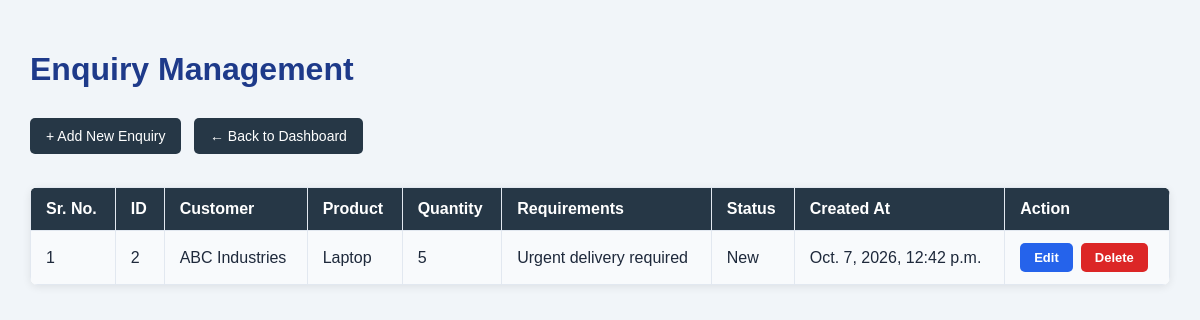
Screenshot of /api/enquiries/ (signed in) with the database file from the repository.
### manufacturing/models.py (models this page shows, shortened)
class Enquiry(models.Model):
    customer = models.ForeignKey(
        Customer,
        on_delete=models.CASCADE
    )
    product = models.ForeignKey(
        Product,
        on_delete=models.CASCADE
    )
    quantity = models.IntegerField(default=1)
    requirements = models.TextField(blank=True)
    status = models.CharField(max_length=50, default='New')
    created_at = models.DateTimeField(auto_now_add=True)

class Customer(models.Model):
    name = models.CharField(max_length=100)
    email = models.EmailField(blank=True)
    phone = models.CharField(max_length=20)
    address = models.TextField(blank=True)

class Product(models.Model):
    name = models.CharField(max_length=100)
    product_code = models.CharField(max_length=50, unique=True)
    category = models.ForeignKey(
    Category,
    on_delete=models.CASCADE,
    null=True,
    blank=True
)
    quantity = models.IntegerField(default=0)
    price = models.DecimalField(max_digits=10, decimal_places=2)
    created_at = models.DateTimeField(auto_now_add=True)

### manufacturing/views.py (the view)
# urls.py: path('enquiries/', views.enquiry_page, name='enquiry_page'),
@login_required
def enquiry_page(request):
    enquiries = Enquiry.objects.all()
    return render(request, 'enquiries.html', {
        'enquiries': enquiries
    })

### manufacturing/templates/enquiries.html (shortened to what this page needs)
<!DOCTYPE html>
<html>
<head>
</head>
<body>
    <h1>Enquiry Management</h1>
    <a href="{% url 'add_enquiry' %}" class="button">
        + Add New Enquiry
    </a>
    <a href="{% url 'dashboard' %}" class="button">
        ← Back to Dashboard
    </a>
    <br><br>
    <table>
        <tr>
            <th>Sr. No.</th>
            <th>ID</th>
            <th>Customer</th>
            <th>Product</th>
            <th>Quantity</th>
            <th>Requirements</th>
            <th>Status</th>
            <th>Created At</th>
            <th>Action</th>
        </tr>
        {% for enquiry in enquiries %}
        <tr>
            <td>{{ forloop.counter }}</td>
            <td>{{ enquiry.id }}</td>
            <td>{{ enquiry.customer.name }}</td>
            <td>{{ enquiry.product.name }}</td>
            <td>{{ enquiry.quantity }}</td>
            <td>{{ enquiry.requirements }}</td>
            <td>{{ enquiry.status }}</td>
            <td>{{ enquiry.created_at }}</td>
            <td>
                <div class="action-buttons">
                    <a href="{% url 'edit_enquiry' enquiry.id %}"
                       class="action-btn edit-btn">
                        Edit
                    </a>
                    <a href="{% url 'delete_enquiry' enquiry.id %}"
                       class="action-btn delete-btn"
                       onclick="return confirm('Are you sure you want to delete this enquiry?');">
                        Delete
                    </a>
                </div>
            </td>
        </tr>
        {% empty %}
        <tr>
            <td colspan="9" style="text-align: center;">
                No Enquiries Found
            </td>
        </tr>
        {% endfor %}
    </table>
</body>
</html>

### manufacturing/templates/enquiries.html (style rules this page uses)
* { box-sizing: border-box; }
body { font-family: Arial, sans-serif; background: #f1f5f9; margin: 0; padding: 30px; color: #1e293b; }
h1 { color: #1e3a8a; margin-bottom: 20px; }
table { width: 100%; border-collapse: collapse; background: white; border-radius: 8px; overflow: hidden; box-shadow: 0 2px 8px #00000015; }
th, td { padding: 12px 15px; border: 1px solid #e2e8f0; text-align: left; }
th { background: #263746; color: white; }
tr:nth-child(even) { background: #f8fafc; }
a { text-decoration: none; }
.button { display: inline-block; padding: 10px 16px; margin: 10px 8px 15px 0; background: #263746; color: white; border-radius: 5px; font-size: 14px; cursor: pointer; transition: background 0.3s; }
.action-buttons { display: flex; align-items: center; gap: 8px; white-space: nowrap; }
.action-btn { display: inline-block; padding: 7px 14px; border-radius: 5px; color: white; font-size: 13px; font-weight: bold; text-align: center; transition: background 0.3s, transform 0.2s; }
.edit-btn { background: #2563eb; }
.delete-btn { background: #dc2626; }

### rows the page displays
Enquiry: id "2", customer.name "ABC Industries", product.name "Laptop", quantity "5", requirements "Urgent delivery required", status "New", created_at "Oct. 7, 2026, 12:42 p.m."
